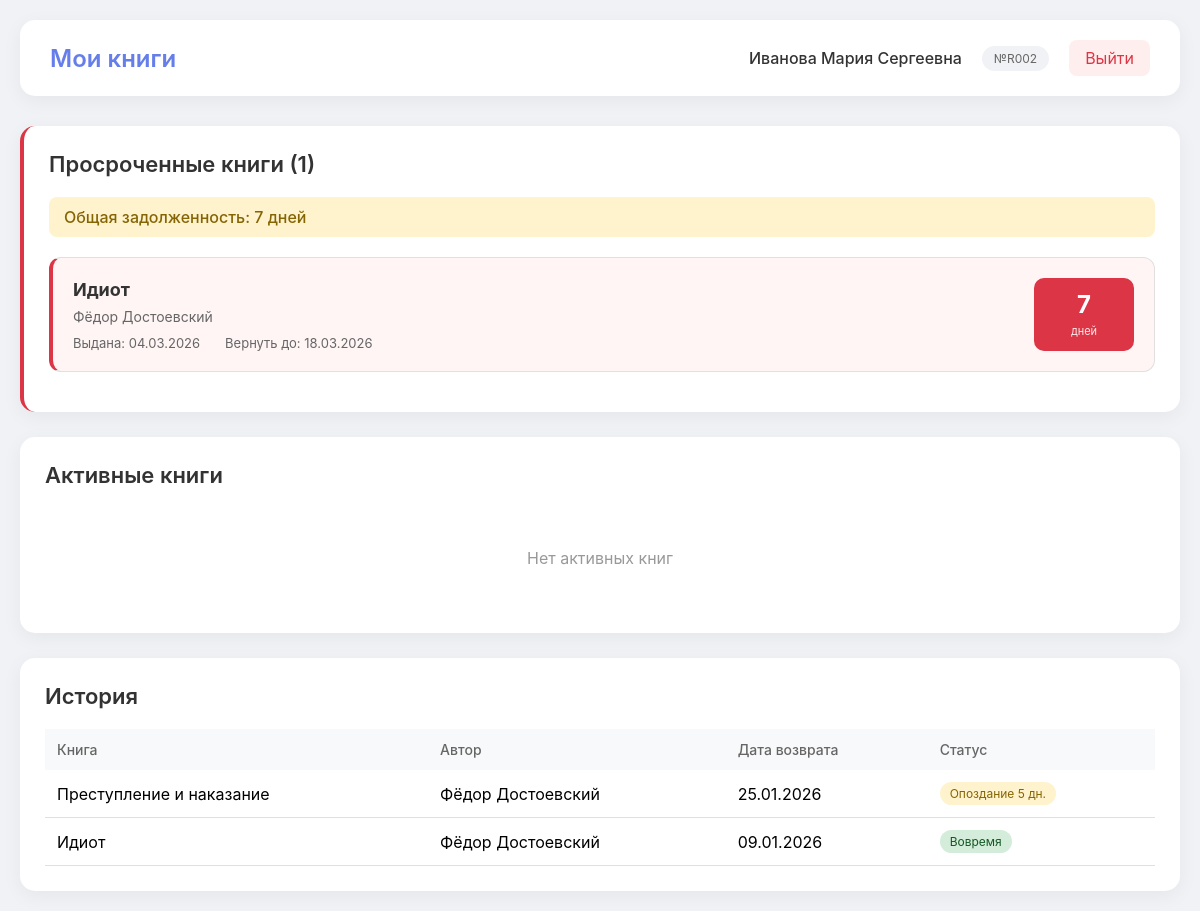
Page /reader/ (signed in) on the earlier database version.
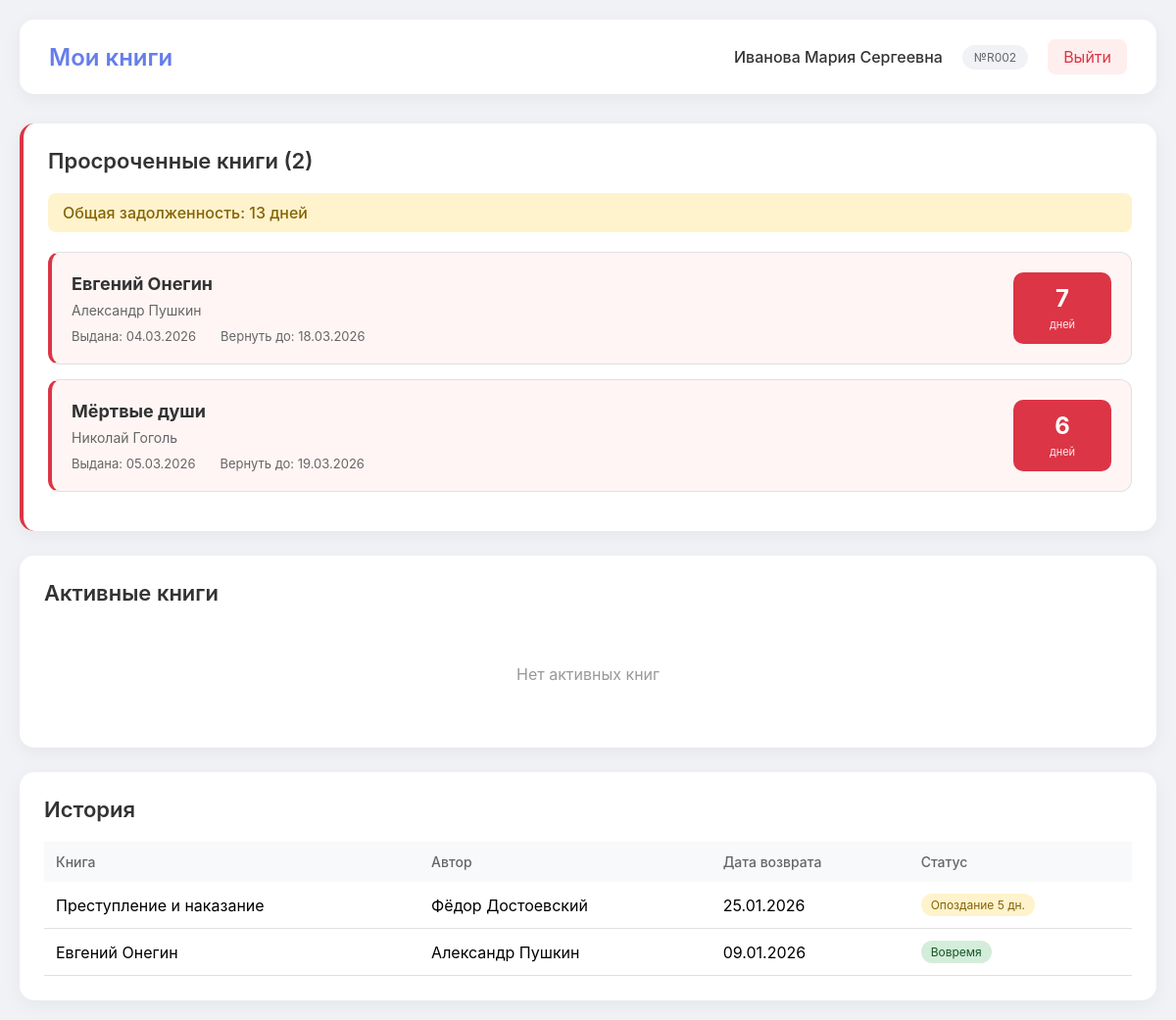
Same page on the later database version.
### library/models.py (models this page shows, shortened)
class Reader(models.Model):
    reader_id = models.CharField(max_length=50, primary_key=True)
    fio = models.CharField(max_length=255)
    group = models.CharField(max_length=100)
    user = models.OneToOneField(User, on_delete=models.CASCADE, null=True, blank=True)

class Loan(models.Model):
    reader = models.ForeignKey(Reader, on_delete=models.CASCADE)
    book = models.ForeignKey(Book, on_delete=models.CASCADE)
    issue_date = models.DateField()
    due_date = models.DateField()
    return_date = models.DateField(null=True, blank=True)
    @property
    def days_overdue(self):
        today = timezone.now().date()
        if self.return_date:
            delta = (self.return_date - self.due_date).days
        else:
            delta = (today - self.due_date).days
        return max(delta, 0)

class Book(models.Model):
    book_code = models.CharField(max_length=50, primary_key=True)
    title = models.CharField(max_length=255)
    author = models.CharField(max_length=255)
    year = models.IntegerField()
    udk = models.CharField(max_length=50)

### library/views.py (the view)
# urls.py: path("reader/", views.reader_dashboard, name="reader_dashboard"),
@login_required
def reader_dashboard(request):
    try:
        reader = Reader.objects.get(user=request.user)
    except Exception:
        try:
            reader = Reader.objects.get(reader_id=request.user.username)
        except Exception:
            reader = None
    if not reader:
        return render(
            request,
            "reader_dashboard.html",
            {"reader": None, "active_loans": [], "overdue_loans": [], "history_loans": [], "total_debt": 0},
        )
    today = timezone.now().date()
    active_loans = Loan.objects.filter(
        reader=reader,
        return_date__isnull=True,
        due_date__gte=today
    ).select_related("book").order_by("due_date")
    overdue_loans = Loan.objects.filter(
        reader=reader,
        return_date__isnull=True,
        due_date__lt=today
    ).select_related("book").order_by("due_date")
    history_loans = Loan.objects.filter(
        reader=reader,
        return_date__isnull=False
    ).select_related("book").order_by("-return_date")
    total_debt = sum(l.days_overdue for l in overdue_loans)
    history_loans = Loan.objects.filter(reader=reader, return_date__isnull=False).select_related("book").order_by("-return_date")
    total_debt = sum(l.days_overdue for l in overdue_loans)
    context = {
        "reader": reader,
        "active_loans": active_loans,
        "overdue_loans": overdue_loans,
        "history_loans": history_loans,
        "total_debt": total_debt,
    }
    return render(request, "reader_dashboard.html", context)

### library/templates/reader_dashboard.html (shortened to what this page needs)
<!DOCTYPE html>
<html lang="ru">
<head>
    {% load static %}
</head>
<body>
    <div class="dashboard">
        <div class="header">
            <div class="logo">
                <span>Мои книги</span>
            </div>
            <div class="user-info">
                {% if reader %}
                <span class="reader-name">{{ reader.fio }}</span>
                <span class="reader-id">№{{ reader.reader_id }}</span>
                {% endif %}
                <a href="{% url 'logout' %}" class="logout-btn">Выйти</a>
            </div>
        </div>
        {% if overdue_loans %}
        <div class="warning-section">
            <h2 class="section-title">Просроченные книги ({{ overdue_loans|length }})</h2>
            <div class="total-debt">Общая задолженность: {{ total_debt }} дней</div>
            {% for loan in overdue_loans %}
            <div class="book-card overdue">
                <div class="book-info">
                    <h3>{{ loan.book.title }}</h3>
                    <p class="book-author">{{ loan.book.author }}</p>
                    <div class="book-dates">
                        <span>Выдана: {{ loan.issue_date|date:"d.m.Y" }}</span>
                        <span>Вернуть до: {{ loan.due_date|date:"d.m.Y" }}</span>
                    </div>
                </div>
                <div class="overdue-badge">
                    <span class="days">{{ loan.days_overdue }}</span>
                    <span class="label">дней</span>
                </div>
            </div>
            {% endfor %}
        </div>
        {% endif %}
        <div class="books-section">
            <h2 class="section-title">Активные книги</h2>
            {% if active_loans %}
                {% for loan in active_loans %}
                <div class="book-card active">
                    <div class="book-info">
                        <h3>{{ loan.book.title }}</h3>
                        <p class="book-author">{{ loan.book.author }}</p>
                        <div class="book-dates">
                            <span>Выдана: {{ loan.issue_date|date:"d.m.Y" }}</span>
                            <span>Вернуть до: {{ loan.due_date|date:"d.m.Y" }}</span>
                        </div>
                    </div>
                    <div class="status-badge">В срок</div>
                </div>
                {% endfor %}
            {% else %}
                <p class="no-data">Нет активных книг</p>
            {% endif %}
        </div>
        <div class="history-section">
            <h2 class="section-title">История</h2>
            {% if history_loans %}
            <table class="history-table">
                <thead>
                    <tr>
                        <th>Книга</th>
                        <th>Автор</th>
                        <th>Дата возврата</th>
                        <th>Статус</th>
                    </tr>
                </thead>
                <tbody>
                {% for loan in history_loans %}
                    <tr>
                        <td>{{ loan.book.title }}</td>
                        <td>{{ loan.book.author }}</td>
                        <td>{{ loan.return_date|date:"d.m.Y" }}</td>
                        <td>
                            {% if loan.return_date <= loan.due_date %}
                            <span class="badge-success">Вовремя</span>
                            {% else %}
                            <span class="badge-warning">Опоздание {{ loan.days_overdue }} дн.</span>
                            {% endif %}
                        </td>
                    </tr>
                {% endfor %}
                </tbody>
            </table>
            {% else %}
                <p class="no-data">История пуста</p>
            {% endif %}
        </div>
    </div>
</body>
</html>

### library/templates/reader_dashboard.html (style rules this page uses)
* { margin: 0; padding: 0; box-sizing: border-box; font-family: -apple-system, BlinkMacSystemFont, 'Segoe UI', Roboto, sans-serif; }
body { background: #f0f2f5; min-height: 100vh; padding: 20px; }
.dashboard { max-width: 1200px; margin: 0 auto; }
.header { background: white; border-radius: 15px; padding: 20px 30px; margin-bottom: 30px; box-shadow: 0 5px 20px rgba(0,0,0,0.05); display: flex; justify-content: space-between; align-items: center; }
.logo { display: flex; align-items: center; gap: 15px; font-size: 24px; font-weight: 600; color: #667eea; }
.user-info { display: flex; align-items: center; gap: 20px; }
.reader-name { font-weight: 500; color: #333; }
.reader-id { background: #f0f2f5; padding: 5px 12px; border-radius: 20px; font-size: 12px; color: #666; }
.logout-btn { background: #fee; color: #dc3545; text-decoration: none; padding: 8px 16px; border-radius: 8px; transition: all 0.3s; }
.warning-section { background: white; border-radius: 15px; padding: 25px; margin-bottom: 25px; box-shadow: 0 5px 20px rgba(0,0,0,0.05); border-left: 4px solid #dc3545; }
.books-section { background: white; border-radius: 15px; padding: 25px; margin-bottom: 25px; box-shadow: 0 5px 20px rgba(0,0,0,0.05); }
.history-section { background: white; border-radius: 15px; padding: 25px; box-shadow: 0 5px 20px rgba(0,0,0,0.05); }
.section-title { color: #333; margin-bottom: 20px; font-size: 22px; font-weight: 600; }
.total-debt { background: #fff3cd; color: #856404; padding: 10px 15px; border-radius: 8px; margin-bottom: 20px; font-weight: 500; }
.book-card { border: 1px solid #e0e0e0; border-radius: 12px; padding: 20px; margin-bottom: 15px; display: flex; justify-content: space-between; align-items: center; transition: all 0.3s; background: white; }
.book-card.overdue { background: #fff5f5; border-left: 4px solid #dc3545; }
.book-info h3 { margin-bottom: 8px; color: #333; font-size: 18px; }
.book-author { color: #666; font-size: 14px; margin-bottom: 10px; }
.book-dates { display: flex; gap: 25px; font-size: 13px; color: #666; }
.overdue-badge { background: #dc3545; color: white; padding: 12px 20px; border-radius: 10px; text-align: center; min-width: 100px; }
.overdue-badge .days { display: block; font-size: 24px; font-weight: 700; }
.overdue-badge .label { font-size: 11px; opacity: 0.9; }
.history-table { width: 100%; border-collapse: collapse; }
.history-table th { text-align: left; padding: 12px; background: #f8f9fa; color: #666; font-weight: 500; font-size: 14px; }
.history-table td { padding: 12px; border-bottom: 1px solid #e0e0e0; }
.badge-success { background: #d4edda; color: #155724; padding: 4px 10px; border-radius: 20px; font-size: 12px; display: inline-block; }
.badge-warning { background: #fff3cd; color: #856404; padding: 4px 10px; border-radius: 20px; font-size: 12px; display: inline-block; }
.no-data { text-align: center; color: #999; padding: 40px; }

Differences in the rows shown:
changed through a linked row, Loan (number 1 of 4 on the later page): book "Идиот" → "Евгений Онегин"; book.author "Фёдор Достоевский" → "Александр Пушкин"
added Loan: book "Мёртвые души", book.author "Николай Гоголь", issue_date "05.03.2026", due_date "19.03.2026", days_overdue "6", shown under "Просроченные книги (2)"
changed through a linked row, Loan (number 4 of 4 on the later page): book "Идиот" → "Евгений Онегин"; book.author "Фёдор Достоевский" → "Александр Пушкин"
Other differences:
{{ overdue_loans|length }}: "1" → "2"
{{ total_debt }}: "7" → "13"
